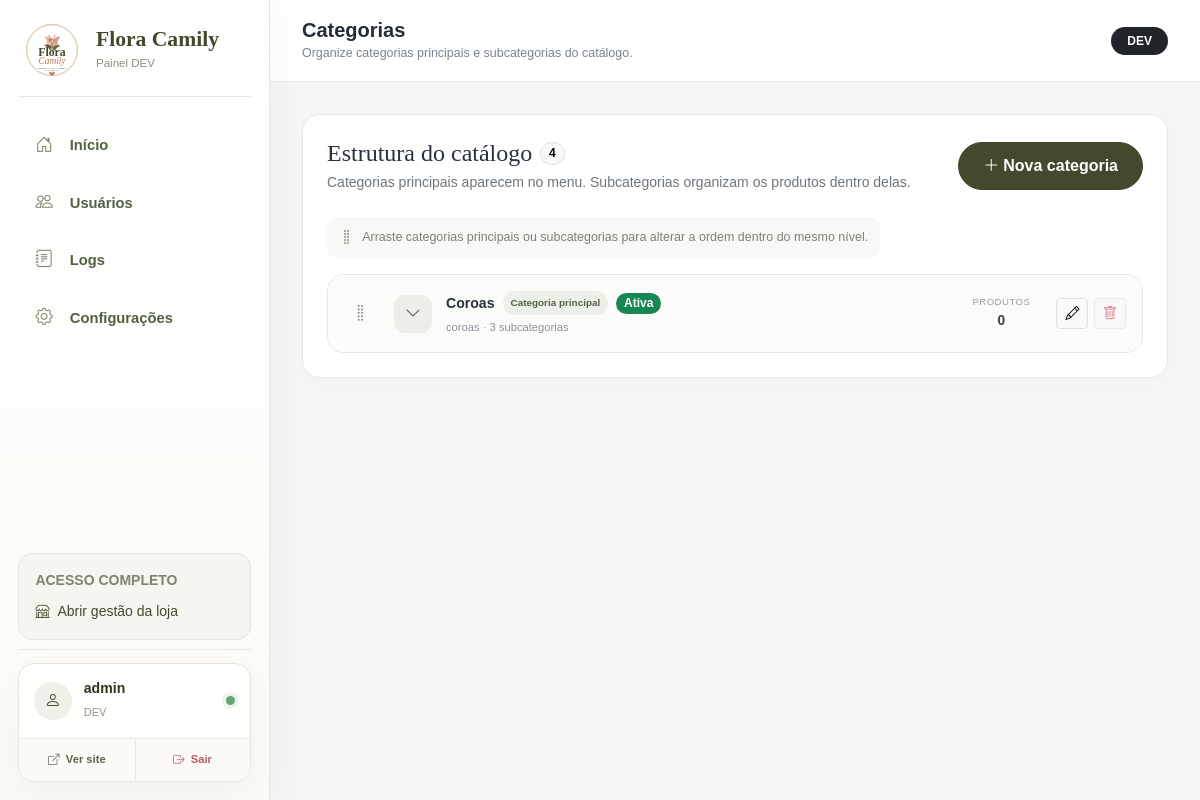
/admin-categorias.php (signed in), run on the app's committed database.
### tables this page shows
CREATE TABLE IF NOT EXISTS categories (
    id INT UNSIGNED AUTO_INCREMENT PRIMARY KEY,
    parent_id INT UNSIGNED NULL,
    name VARCHAR(120) NOT NULL,
    slug VARCHAR(140) NOT NULL UNIQUE,
    active TINYINT(1) NOT NULL DEFAULT 1,
    sort_order INT NOT NULL DEFAULT 0,
    created_at TIMESTAMP DEFAULT CURRENT_TIMESTAMP,
    updated_at TIMESTAMP DEFAULT CURRENT_TIMESTAMP ON UPDATE CURRENT_TIMESTAMP,
    INDEX idx_categories_active_sort (active, sort_order),
    INDEX idx_categories_parent_sort (parent_id, sort_order),
    CONSTRAINT fk_categories_parent FOREIGN KEY (parent_id) REFERENCES categories(id) ON DELETE RESTRICT
);

### config.php (called while the page is built, shortened)
<?php
function db(): PDO
{
    static $pdo = null;
    if ($pdo instanceof PDO) {
        return $pdo;
    }
    $dsn = 'mysql:host=' . DB_HOST . ';dbname=' . DB_NAME . ';charset=utf8mb4';
    try {
        $pdo = new PDO($dsn, DB_USER, DB_PASS, [
            PDO::ATTR_ERRMODE => PDO::ERRMODE_EXCEPTION,
            PDO::ATTR_DEFAULT_FETCH_MODE => PDO::FETCH_ASSOC,
            PDO::ATTR_EMULATE_PREPARES => false,
            PDO::MYSQL_ATTR_INIT_COMMAND => "SET NAMES utf8mb4 COLLATE utf8mb4_unicode_ci",
        ]);
    } catch (PDOException $e) {
        http_response_code(500);
        exit('Não foi possível conectar ao banco de dados. Verifique o arquivo config.local.php.');
    }
    return $pdo;
}
function e(?string $value): string
{
    return htmlspecialchars($value ?? '', ENT_QUOTES, 'UTF-8');
}
function categoriesHaveHierarchy(): bool
{
    static $hasHierarchy = null;
    if (is_bool($hasHierarchy)) {
        return $hasHierarchy;
    }
    try {
        $stmt = db()->query("SHOW COLUMNS FROM categories LIKE 'parent_id'");
        $hasHierarchy = (bool) $stmt->fetch();
    } catch (Throwable $e) {
        $hasHierarchy = false;
    }
    return $hasHierarchy;
}
function catalogCategories(bool $onlyActive = true): array
{
    static $cache = [];
    $cacheKey = $onlyActive ? 'active' : 'all';
    if (isset($cache[$cacheKey])) {
        return $cache[$cacheKey];
    }
    try {
        $sql = 'SELECT * FROM categories';
        $sql .= categoriesHaveHierarchy()
            ? ' ORDER BY COALESCE(parent_id, id), parent_id IS NOT NULL, sort_order ASC, name ASC'
            : ' ORDER BY sort_order ASC, name ASC';
        $cache[$cacheKey] = db()->query($sql)->fetchAll();
    } catch (Throwable $e) {
        $cache[$cacheKey] = [];
    }
    return $cache[$cacheKey];
}
function categoryTree(bool $onlyActive = true): array
{
    $categories = catalogCategories($onlyActive);
    $roots = [];
    $childrenByParent = [];
    foreach ($categories as $category) {
        $parentId = $category['parent_id'] !== null ? (int) $category['parent_id'] : null;
        if ($parentId === null) {
            $category['children'] = [];
            $roots[(int) $category['id']] = $category;
            continue;
        }
        $childrenByParent[$parentId][] = $category;
    }
    return array_values($roots);
}

### admin-categorias.php (the view, shortened to what this page needs)
<?php
require __DIR__ . '/config.php';
$allCategories = catalogCategories(false);
$categoryTree = categoryTree(false);
$productCountsStmt = db()->query('SELECT category_id, COUNT(*) AS total FROM products WHERE category_id IS NOT NULL GROUP BY category_id');
$productCounts = [];
foreach ($productCountsStmt->fetchAll() as $row) {
    $productCounts[(int) $row['category_id']] = (int) $row['total'];
}
$rootCategories = [];
foreach ($categoryTree as $root) {
    if ((int) ($root['id'] ?? 0) > 0) {
        $rootCategories[] = $root;
    }
}
require __DIR__ . '/includes/admin-shell-start.php';
?>
<div class="admin-card p-4">
    <div class="d-flex flex-column flex-md-row justify-content-between align-items-md-center gap-3 mb-4">
        <div>
            <div class="d-flex align-items-center gap-2 mb-1">
                <h2 class="h4 mb-0">Estrutura do catálogo</h2>
                <span class="badge text-bg-light border rounded-pill"><?= count($allCategories) ?></span>
            </div>
            <p class="small text-secondary mb-0">
                Categorias principais aparecem no menu. Subcategorias organizam os produtos dentro delas.
            </p>
        </div>
        <button
            type="button"
            class="btn btn-brand px-4"
            data-bs-toggle="modal"
            data-bs-target="#categoryModal"
            data-category-new
        >
            <i class="bi bi-plus-lg me-1"></i>Nova categoria
        </button>
    </div>
    <?php if (!$rootCategories): ?>
        <div class="admin-empty-state">
            <span><i class="bi bi-diagram-3"></i></span>
            <h3 class="h5 mb-2">Nenhuma categoria cadastrada</h3>
            <p class="text-secondary mb-3">Crie uma categoria principal para começar a estruturar o catálogo.</p>
            <button type="button" class="btn btn-brand" data-bs-toggle="modal" data-bs-target="#categoryModal" data-category-new>
                <i class="bi bi-plus-lg me-1"></i>Criar categoria
            </button>
        </div>
    <?php else: ?>
        <div class="category-order-hint mb-3">
            <i class="bi bi-grip-vertical"></i>
            <span>Arraste categorias principais ou subcategorias para alterar a ordem dentro do mesmo nível.</span>
        </div>
        <div class="category-tree-list" id="rootCategorySortable" data-parent-id="">
            <?php foreach ($rootCategories as $root): ?>
                <?php
                    $rootId = (int) $root['id'];
                    $children = $root['children'] ?? [];
                    $rootProducts = $productCounts[$rootId] ?? 0;
                ?>
                <section class="category-root-block" data-category-id="<?= $rootId ?>">
                    <div class="category-root-row">
                        <button type="button" class="category-drag-handle root-handle" aria-label="Arrastar categoria principal">
                            <i class="bi bi-grip-vertical"></i>
                        </button>
                        <button
                            type="button"
                            class="category-tree-icon category-collapse-toggle"
                            data-category-toggle="<?= $rootId ?>"
                            aria-expanded="false"
                            aria-controls="subcategory-<?= $rootId ?>"
                            title="Mostrar subcategorias"
                        >
                            <i class="bi bi-chevron-down"></i>
                        </button>
                        <div class="category-tree-main">
                            <div class="d-flex flex-wrap align-items-center gap-2">
                                <strong><?= e($root['name']) ?></strong>
                                <span class="category-level-badge">Categoria principal</span>
                                <span class="badge rounded-pill <?= (int) $root['active'] ? 'text-bg-success' : 'text-bg-secondary' ?>">
                                    <?= (int) $root['active'] ? 'Ativa' : 'Oculta' ?>
                                </span>
                            </div>
                            <small><?= e($root['slug']) ?> · <?= count($children) ?> subcategoria<?= count($children) === 1 ? '' : 's' ?></small>
                        </div>
                        <div class="category-tree-products">
                            <span>Produtos</span>
                            <strong><?= $rootProducts ?></strong>
                        </div>
                        <div class="category-tree-actions">
                            <button
                                type="button"
                                class="btn btn-sm btn-light border js-edit-category"
                                data-bs-toggle="modal"
                                data-bs-target="#categoryModal"
                                data-id="<?= $rootId ?>"
                                data-name="<?= e($root['name']) ?>"
                                data-slug="<?= e($root['slug']) ?>"
                                data-parent-id=""
                                data-active="<?= (int) $root['active'] ?>"
                                title="Editar categoria"
                            >
                                <i class="bi bi-pencil"></i>
                            </button>
                            <form method="post" class="d-inline" onsubmit="return confirm('Excluir esta categoria?');">
                                <button
                                    type="submit"
                                    class="btn btn-sm btn-light border text-danger"
                                    <?= ($rootProducts > 0 || count($children) > 0) ? 'disabled' : '' ?>
                                    title="<?= count($children) > 0 ? 'Remova as subcategorias antes de excluir' : ($rootProducts > 0 ? 'Mova os produtos antes de excluir' : 'Excluir categoria') ?>"
                                >
                                    <i class="bi bi-trash"></i>
                                </button>
                            </form>
                        </div>
                    </div>
                </section>
            <?php endforeach; ?>
        </div>
    <?php endif; ?>
</div>
<?php require __DIR__ . '/includes/admin-shell-end.php'; ?>

### assets/css/style.css (style rules this page uses)
:root { --flora-cream: #f7f0e7; --flora-cream-2: #fffaf5; --flora-olive: #43492c; --flora-olive-dark: #30351f; --flora-rose: #d8a18d; --flora-terracotta: #b97856; --flora-gold: #b48b56; --flora-text: #3e3a35; --flora-muted: #7d766e; --flora-border: #eadfd2; }
html { scroll-behavior: smooth; }
body { font-family: 'Manrope', sans-serif; color: var(--flora-text); background: #fff; }
h1, h2, h3, h4, h5, .brand-name, .footer-brand { font-family: 'Cormorant Garamond', serif; }
.btn-brand { background: var(--flora-olive); color: #fff; border: 1px solid var(--flora-olive); border-radius: 999px; padding: .7rem 1.15rem; font-weight: 700; }
.admin-shell { min-height: 100vh; background: #f7f5f2; }
.admin-card { border: 1px solid #e7e0d8; border-radius: 18px; background: #fff; }

### data on the page
categories: name "Coroas", active "Ativa", slug "coroas", count($children) "3", id "0"

### other printed values
$item['label'] "Início"
$item['label'] "Usuários"
$item['label'] "Logs"
$item['label'] "Configurações"
$_SESSION['admin_username'] "admin"
$adminRole "DEV"
$adminTitle "Categorias"
$adminSubtitle "Organize categorias principais e subcategorias do catálogo."
count($allCategories) "4"
